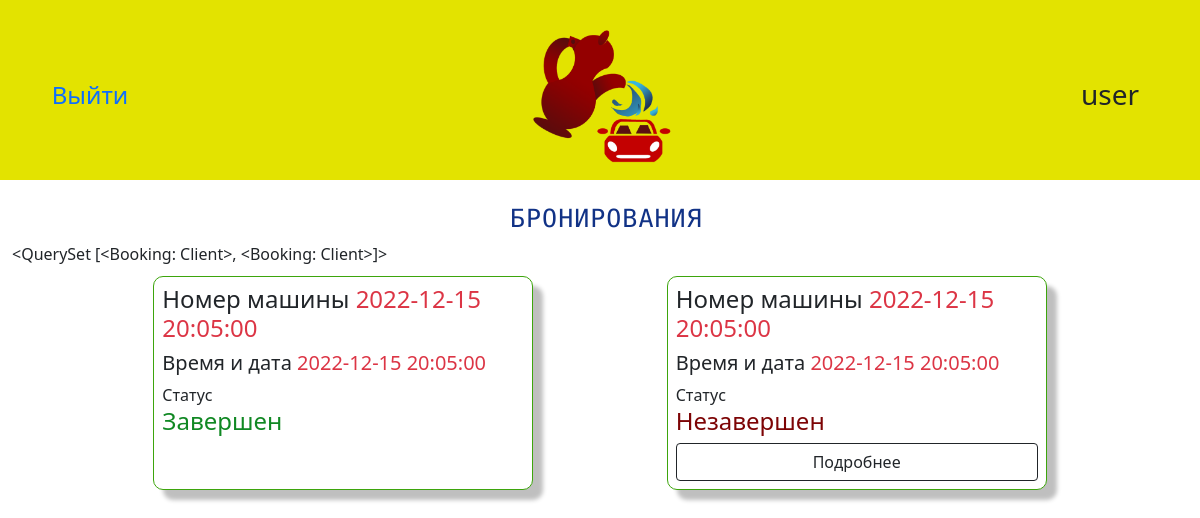
/booking_view/ (signed in), run on the app's committed database.
### kumgan/models.py (models this page shows, shortened)
class Booking(models.Model):
    category_transport = models.ForeignKey(Category_Transport,
                                           on_delete=models.CASCADE, related_name="category_transport_booking")
    time_and_date = models.ForeignKey(Schedule, on_delete=models.CASCADE, related_name="time_and_date")
    title_service = models.ManyToManyField(Services, related_name="title_service_booking")
    number_car = models.CharField(max_length=6)
    status = models.BooleanField(default=False)
    user = models.ForeignKey(User, on_delete=models.CASCADE)
    def __str__(self):
        return self.user.username
    class Meta:
        verbose_name = 'Booking'
        verbose_name_plural = 'Bookings'

class Schedule(models.Model):
    time_date = models.DateTimeField(auto_now=False, auto_now_add=False, blank=False)
    box = models.ForeignKey(Box, on_delete=models.CASCADE, related_name='box')
    status = models.BooleanField(default=False)
    def __str__(self):
        return str(self.time_date)
    class Meta:
        verbose_name = 'Schedule'
        verbose_name_plural = 'Schedules'

### kumgan/views.py (the view)
# urls.py: path('booking_view/', views.BookingView.as_view(), name='booking_view'),
class BookingView(ListView):
    model = Booking
    template_name = 'kumgan/booking_view.html'

### kumgan/templates/kumgan/booking_view.html (shortened to what this page needs)
{% extends 'kumgan/base.html' %}
{% load static %}
{% block title_page %}
    <span class="container">
    <div class="row text-center justify-content-center ">
        <h2 class="col-2 title_of_page">Бронирования</h2>
    </div>
    </span>
{% endblock title_page %}
{% block content %}
    {{ object_list }}
    <main class="container">
    <div class="row justify-content-evenly">
{% for i in object_list %}
        <div class="col-4 card p-2 card_booking_view">
            <h4>Номер машины
                <span class="text-danger">
                   {{ i.time_and_date }}
                </span>
            </h4>
            <h5>Время и дата
                <span class="text-danger">{{ i.time_and_date }}</span>
            </h5>
            <div>Статус
            {% if i.status == True %}
                <h4 class="booked_green">Завершен</h4>
                {% else %}
                 <h4 class="booked_red">Незавершен</h4>
             {% endif %}
            </div>
            {% if i.status == False %}
                <a href="{% url 'kumgan:booking_update'  i.id %}" type="button" class="btn btn-outline-dark">Подробнее</a>
             {% endif %}
        </div>
    {% endfor %}
      </div>
    </main>
{%  endblock content %}

### kumgan/templates/kumgan/base.html (shortened to what this page needs)
{% load static %}
<!doctype html>
<html lang="ru">
<head>
<link href="https://cdn.jsdelivr.net/npm/bootstrap@5.1.3/dist/css/bootstrap.min.css" rel="stylesheet"
>
{% block css %}
<link rel="stylesheet" href="{% static 'kumgan/css/base.css' %}">
{% endblock css %}
</head>
<body>
{% block header %}
<header class="header_bg">
<span class="container">
    <div class="row text-center  align-items-center">
        <a class="col-2" href="{% url 'kumgan:signout' %}">
        <h4>Выйти</h4> </a>
        <a href="{% url 'kumgan:home'%}" class="col-8">
           <img src="{% static 'kumgan/images/header_logo.png' %}" height="150px" alt="logo"/>
        </a>
        <h3 class="col-2">{{user.get_username}}</h3>
    </div>
</span>
</header>
{% endblock header %}
{% block title_page %}
{% endblock title_page %}
{% block content %}
{% endblock content %}
</body>
</html>

### kumgan/static/kumgan/css/base.css (style rules this page uses)
body { padding: 0; margin: 0; }
.header_bg { background-color: #E3E300; width: 100%; height: 180px; }
a { text-decoration: none; }
.title_of_page { font-family: 'Rubik Mono One', sans-serif; font-style: normal; font-weight: 400; font-size: 25px; line-height: 30px; display: flex; letter-spacing: 0.04em; text-decoration: none; text-transform: uppercase; color: #113286; }
.booked_green { color: #108823; }
.booked_red { color: #7D0405; }
.card_booking_view { margin: 10px; box-sizing: border-box; background: #FFFFFF; border: 1px solid #3DA50C; box-shadow: 10px 10px 4px rgba(0, 0, 0, 0.25); border-radius: 10px; }

### data on the page
Booking: user.user_id "<QuerySet [<Booking: Client>, <Booking: Client>]>", time_and_date "2022-12-15 20:05:00", status "Завершен"
Booking: time_and_date "2022-12-15 20:05:00", status "Незавершен"

### other printed values
{{ user.get_username }} "user"
